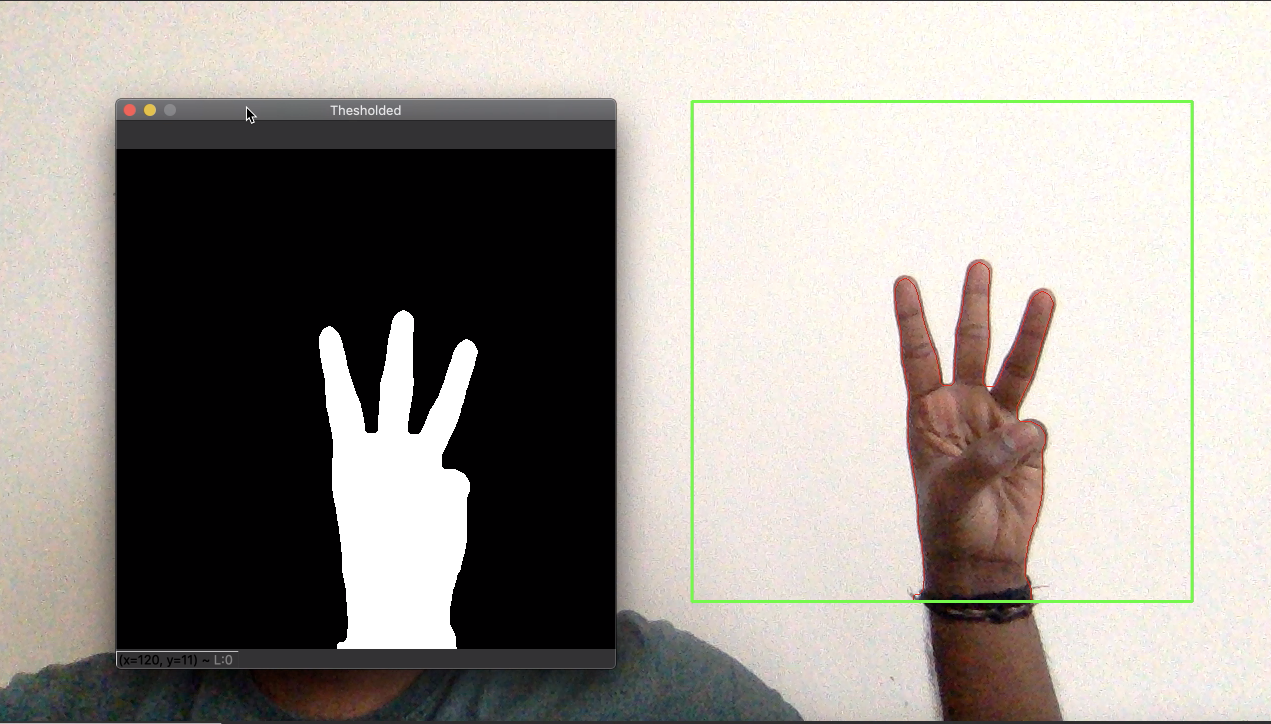
#> input picture images/BB1.jpg, 2542 x 1448 px, given in place of the camera (shown at 1/2 size)
$ python gesturerecognition.py
#> lines starting #> are read from the running program, lines starting #| are printed output that depends on the picture
import cv2
import numpy as np

background = None

if __name__ == "__main__":
    weight_avg = 0.5

    # interested ROI coordinates
    top, right, bottom, left = 100, 700, 600, 1200

    # Load camera input
    camera_input = cv2.VideoCapture(0)

    # number of frames
    number_frames = 0

    while True:
        # current frame is captured
        rval, input_frame = camera_input.read()
#> input_frame is the input picture: shape (1448, 2542, 3); mean B, G, R 148.1, 153.8, 158.9

        # flip the frame so that it is not the mirror view
        input_frame = cv2.flip(input_frame, 1)
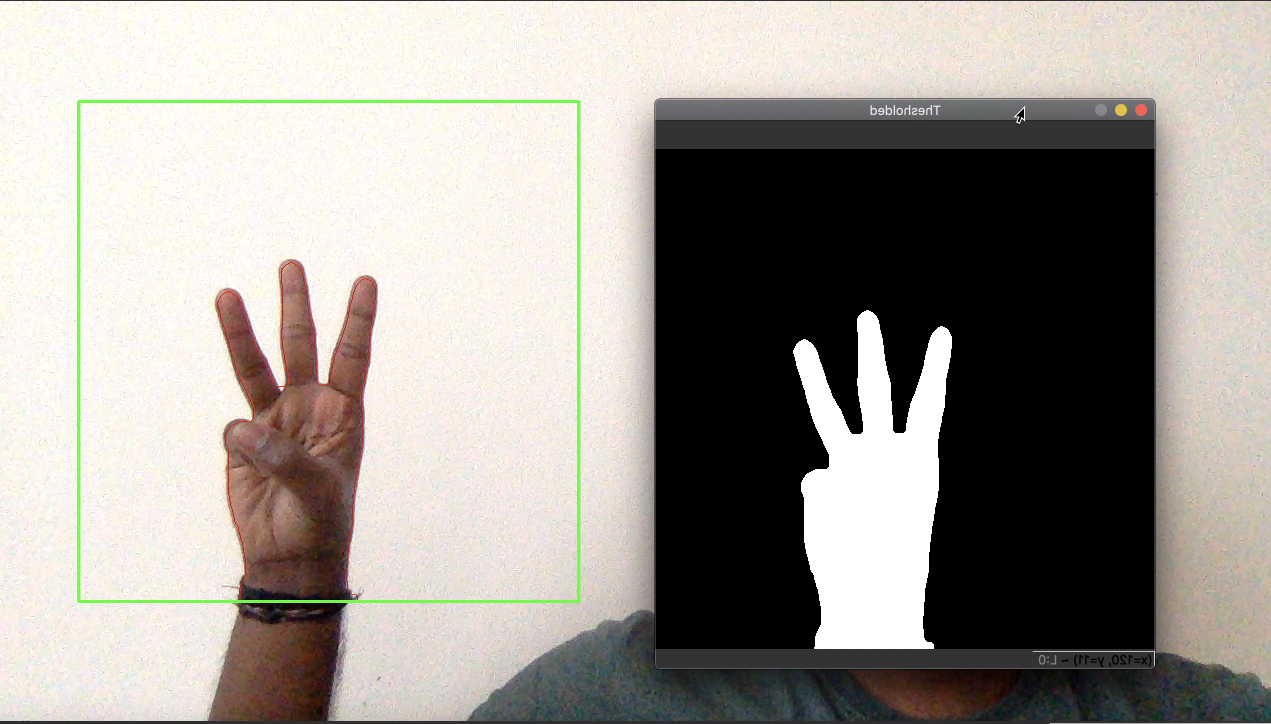
#> input_frame: shape (1448, 2542, 3) (shown at 1/2 size); mean B, G, R 148.1, 153.8, 158.9
        clone_frame = input_frame.copy()

        # ROI Frame
        roi = input_frame[top:bottom, right:left]
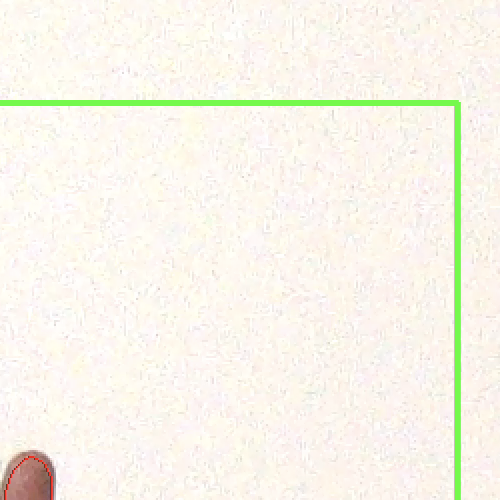
#> roi: shape (500, 500, 3); mean B, G, R 234.8, 245.3, 248.4

        # converting ROI to gray and blur it
        gray_image = cv2.cvtColor(roi, cv2.COLOR_BGR2GRAY)
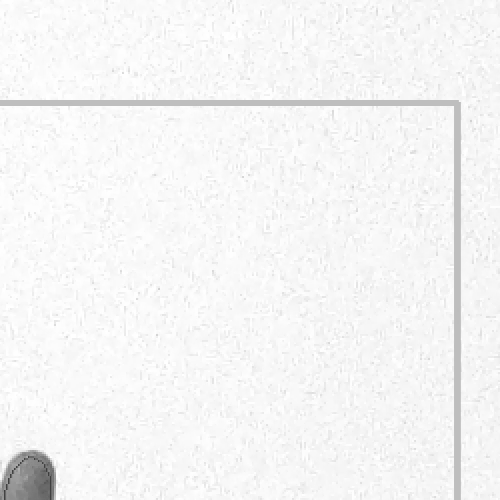
#> gray_image: shape (500, 500); min 60, max 255, mean 245.1
        gray_blur = cv2.GaussianBlur(gray_image, (7, 7), 0)

        # To set the background and update our weight to reach the threshold
        if number_frames < 30:
            if background is None:
                background = gray_blur.copy().astype("float")
            else:
                # compute weighted average, accumulate it and update the background
                cv2.accumulateWeighted(gray_blur, background, weight_avg)
        else:
            diff = cv2.absdiff(background.astype("uint8"), gray_blur)
            kernel_square = np.ones((11, 11), np.uint8)
            kernel_ellipse = cv2.getStructuringElement(cv2.MORPH_ELLIPSE, (5, 5))

            # Perform morphological transformations in filtering out the background noise like dilasion, erosion, median
            dilation = cv2.dilate(diff, kernel_ellipse, iterations=1)
            erosion = cv2.erode(dilation, kernel_square, iterations=1)
            filtered = cv2.medianBlur(erosion, 5)
            median = filtered

            # threshold the image to get the foreground
            threshold_image = cv2.threshold(median, 25, 255, cv2.THRESH_BINARY)[1]
            contours, hierachy = cv2.findContours(threshold_image.copy(), cv2.RETR_EXTERNAL, cv2.CHAIN_APPROX_SIMPLE)

            segmented = None
            if len(contours) > 0:
                # maximum contour which is the hand
                segmented = max(contours, key=cv2.contourArea)

            if segmented is not None:
                # Draw the contour
                cv2.drawContours(clone_frame, [segmented + (right, top)], -1, (0, 0, 255))
                # show the thresholded image
                cv2.imshow("Thesholded", threshold_image)
                # draw the bounding rectangle
                cv2.rectangle(clone_frame, (left, top), (right, bottom), (0, 255, 0), 2)

                if rval:
                    print("pass it to model and get the result")

        number_frames = number_frames + 1

        # update the frame with contour and bounding rect
        cv2.imshow("Frames", clone_frame)

        keypress = cv2.waitKey(1) & 0xFF
#> (key q is pressed here)
        if keypress == ord("q"):
            break

    camera_input.release()
    cv2.destroyAllWindows()

$ run again, on images/Gestures.jpg
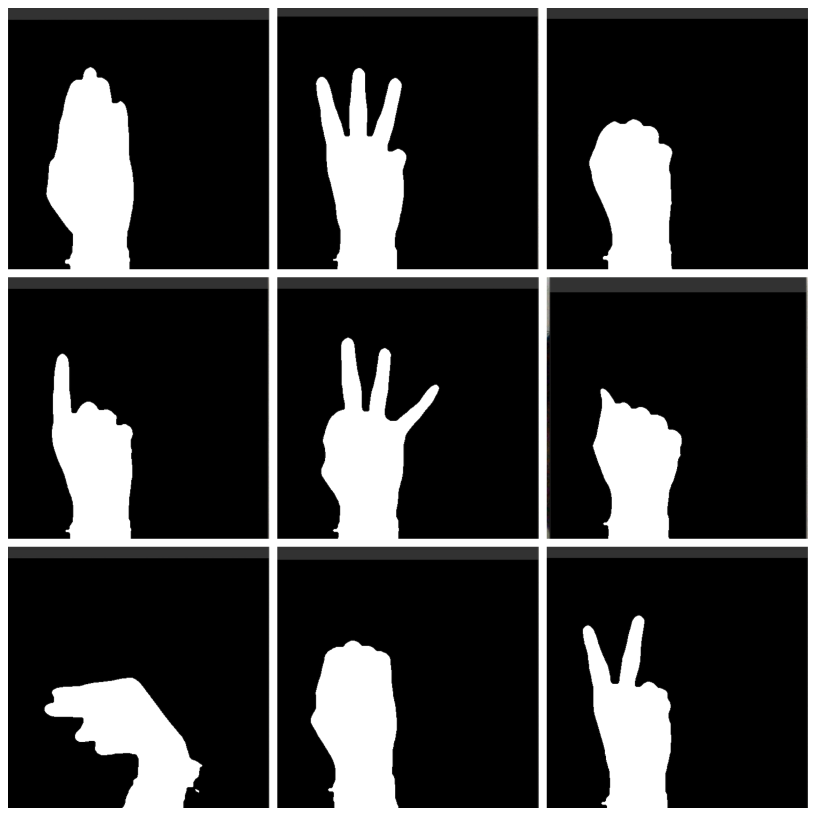
#> input picture images/Gestures.jpg, 3264 x 3264 px, given in place of the camera (shown at 1/4 size)
#> input_frame is the input picture: shape (3264, 3264, 3); mean B, G, R 58.8, 58.8, 58.9
#> `input_frame = cv2.flip(input_frame, 1)`:
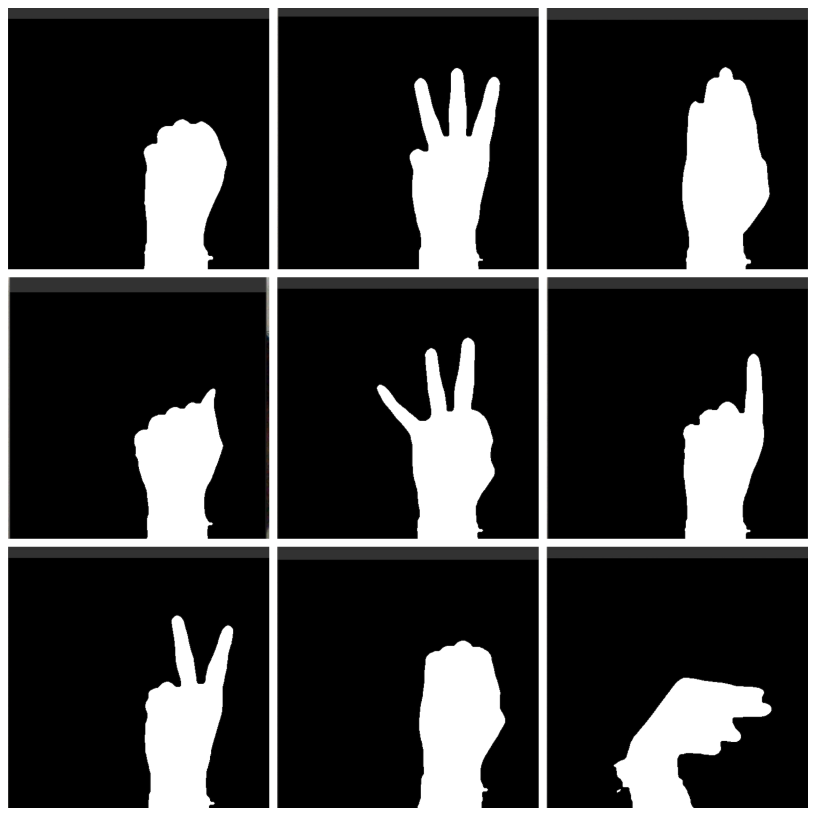
#> input_frame: shape (3264, 3264, 3) (shown at 1/4 size); mean B, G, R 58.8, 58.8, 58.9
#> `roi = input_frame[top:bottom, right:left]`:
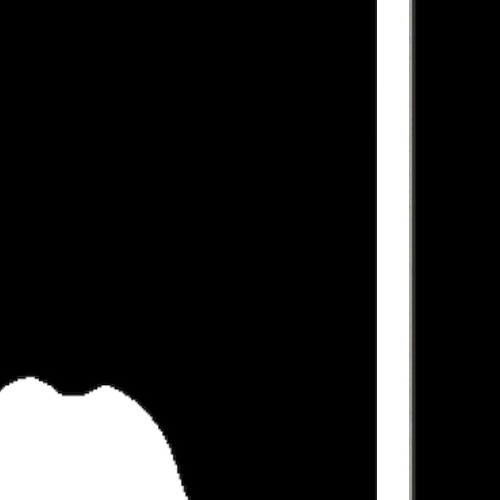
#> roi: shape (500, 500, 3); mean B, G, R 36.5, 36.5, 36.5

$ run again, on images/g_image.jpg
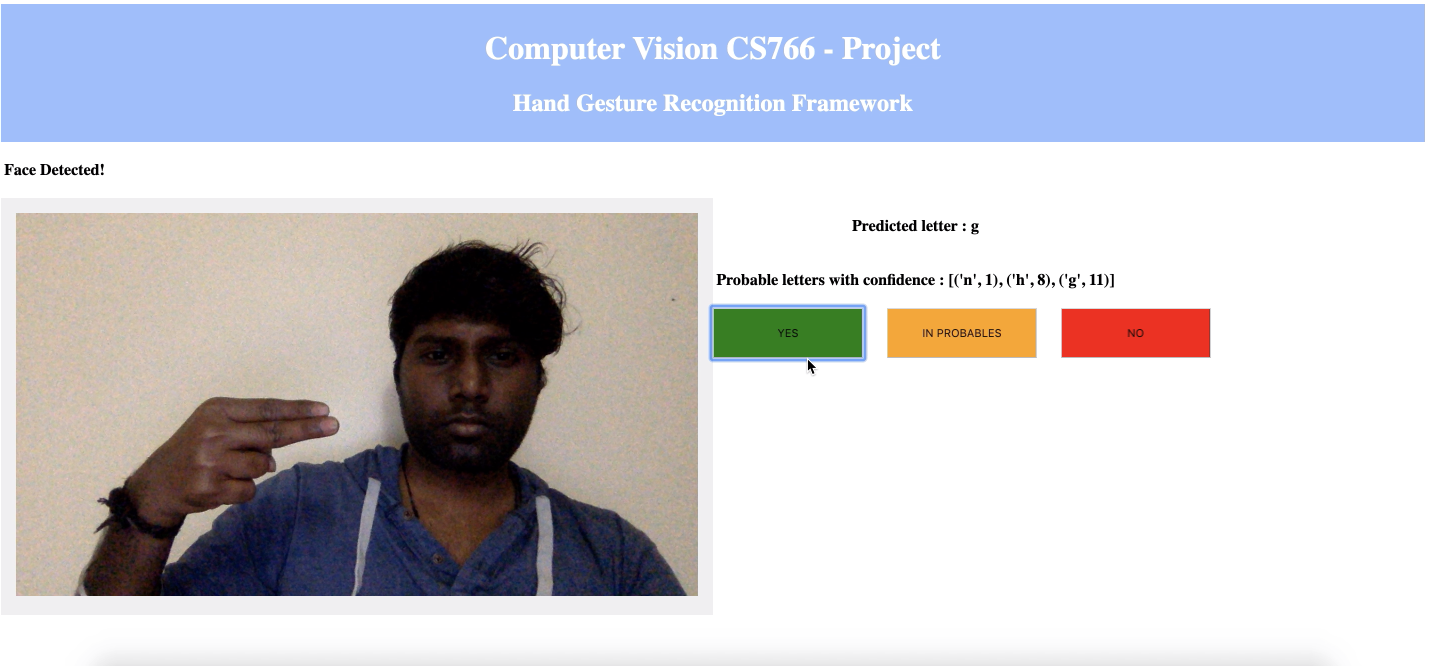
#> input picture images/g_image.jpg, 2864 x 1332 px, given in place of the camera (shown at 1/2 size)
#> input_frame is the input picture: shape (1332, 2864, 3); mean B, G, R 210, 200.9, 199.5
#> `input_frame = cv2.flip(input_frame, 1)`:
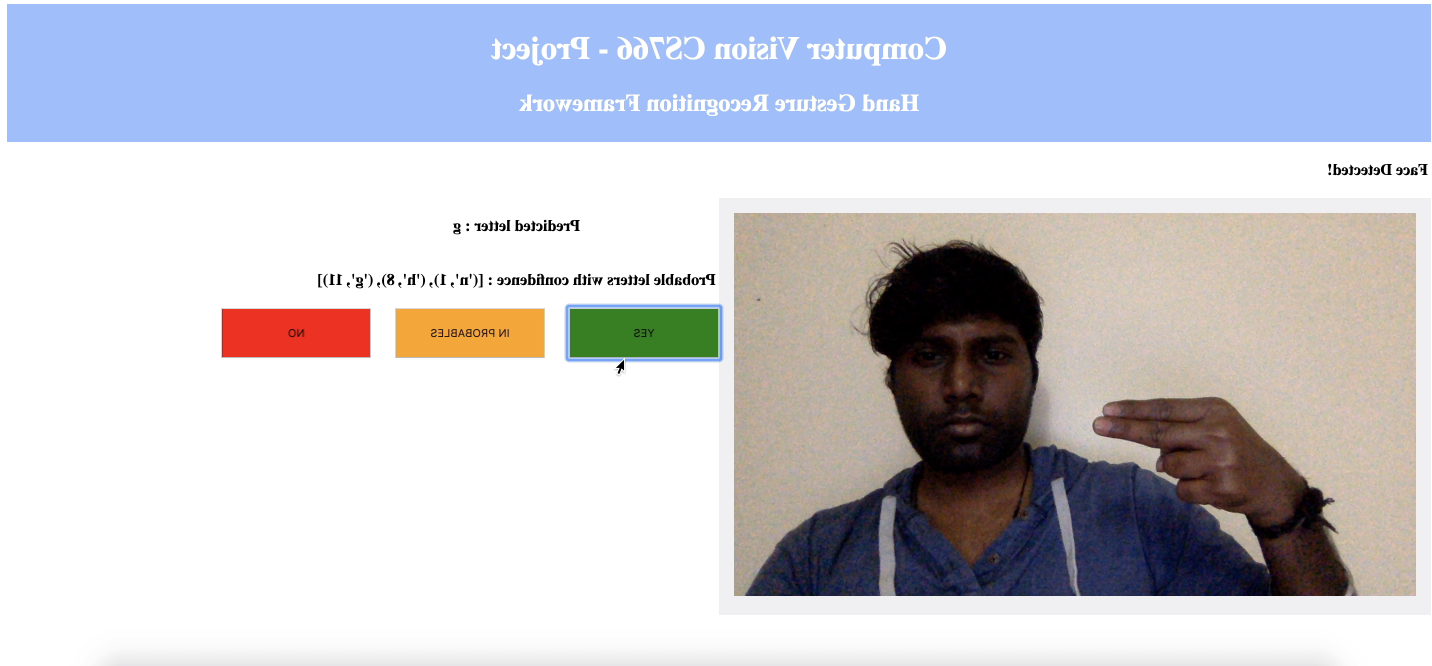
#> input_frame: shape (1332, 2864, 3) (shown at 1/2 size); mean B, G, R 210, 200.9, 199.5
#> `gray_blur = cv2.GaussianBlur(gray_image, (7, 7), 0)`:
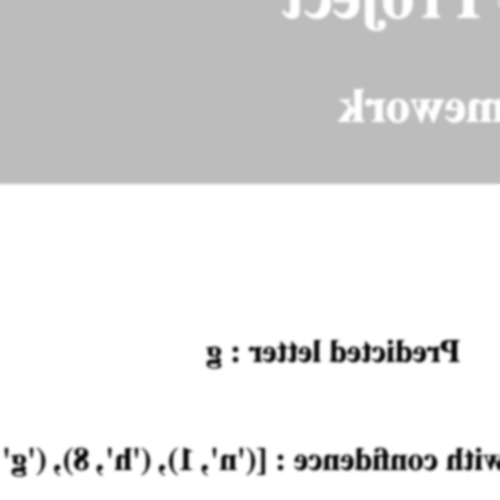
#> gray_blur: shape (500, 500); min 8, max 255, mean 225.5
